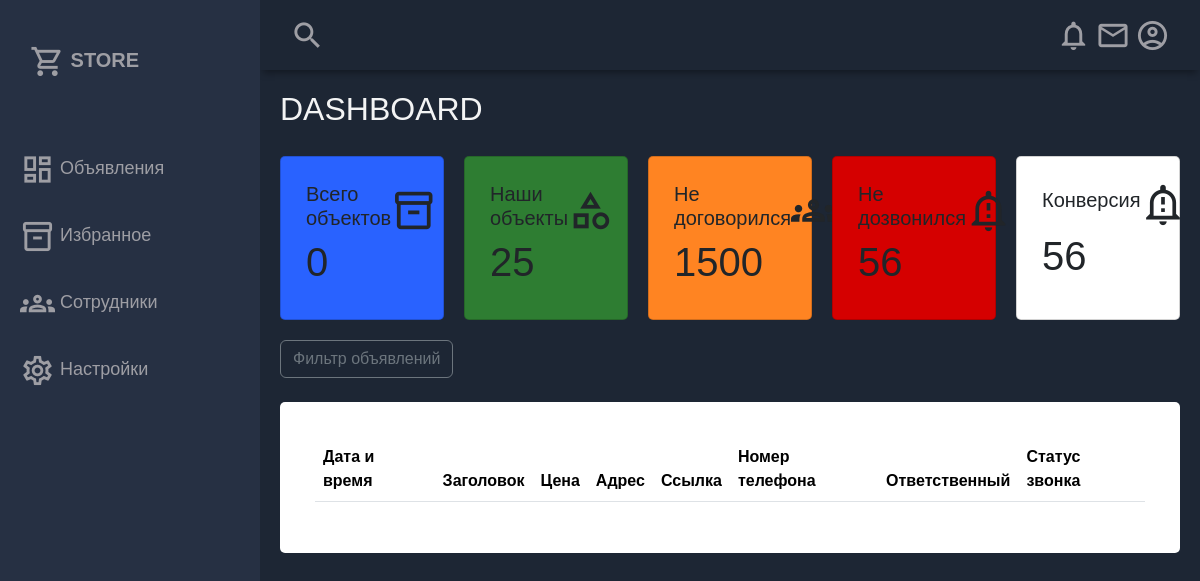
Page /manager/listings/ on the earlier database version.
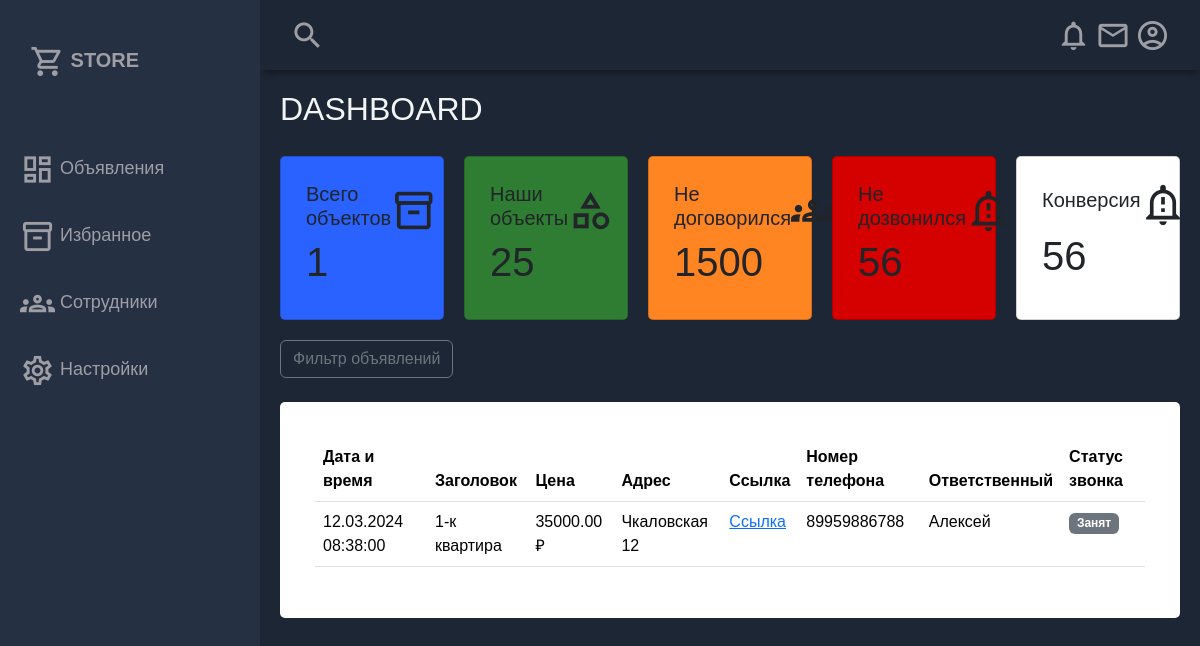
Same page on the later database version.
### crmapp/models.py (models this page shows)
class Listing(models.Model):
    NEW = 'Новое'
    MISSED = 'Не снял'
    NOT_REACHED = 'Не дозвонился'
    OUR_OBJECT = 'Наш объект'
    CALL_STATUS_CHOICES = [
        (NEW, 'Новое'),
        (MISSED, 'Не снял'),
        (NOT_REACHED, 'Не дозвонился'),
        (OUR_OBJECT, 'Наш объект'),
    ]
    title = models.CharField(max_length=255)
    price = models.DecimalField(max_digits=10, decimal_places=2)
    address = models.CharField(max_length=255)
    link = models.URLField(max_length=500)
    phone_number = models.CharField(max_length=20)
    responsible = models.ForeignKey(Employee, on_delete=models.CASCADE)
    call_status = models.CharField(max_length=100, choices=CALL_STATUS_CHOICES, default=NEW)
    created_at = models.DateTimeField(auto_now_add=True)
    agency = models.ForeignKey(Agency, on_delete=models.CASCADE)

class Employee(models.Model):
    user = models.OneToOneField(User, on_delete=models.CASCADE)
    manager = models.ForeignKey(Manager, on_delete=models.CASCADE)
    plain_password = models.CharField(max_length=255, blank=True) # не зашифрованный пароль для быстрого изменения/напоминания

### crmapp/views.py (the view)
# urls.py: path('manager/listings/', listings_admin, name='listings'),
def listings_admin(request): # manager/listings/ страница "Все объявления, интерфейс Менеджера"
    listings_count = Listing.objects.count()  # Получаем количество объектов из базы данных
    listings = Listing.objects.all().order_by('-id')  # Получаем все записи из БД, упорядоченные по ID
    return render(request, 'listing_manager.html', {'listings': listings, 'listings_count': listings_count})  # тестовая версия

### crmapp/templates/listing_manager.html (shortened to what this page needs)
{% extends "base.html" %}
{% block styles %}
  <link rel="stylesheet" type="text/css" href="https://cdn.datatables.net/1.11.3/css/dataTables.bootstrap5.min.css">
{% endblock %}
{% block content %}
<div class="main-title">
    <h2>DASHBOARD</h2>
</div>
<div class="main-cards">
    <div class="card">
        <div class="card-inner">
            <h5>Всего объектов</h5>
            <span class="material-icons-outlined">inventory_2</span>
        </div>
        <h1>{{ listings_count }}</h1>
    </div>
    <div class="card">
        <div class="card-inner">
            <h5>Наши объекты</h5>
            <span class="material-icons-outlined">category</span>
        </div>
        <h1>25</h1>
    </div>
    <div class="card">
        <div class="card-inner">
            <h5>Не договорился</h5>
            <span class="material-icons-outlined">groups</span>
        </div>
        <h1>1500</h1>
    </div>
    <div class="card">
        <div class="card-inner">
            <h5>Не дозвонился</h5>
            <span class="material-icons-outlined">notification_important</span>
        </div>
        <h1>56</h1>
    </div>
    <div class="card">
        <div class="card-inner">
            <h5>Конверсия</h5>
            <span class="material-icons-outlined">notification_important</span>
        </div>
        <h1>56</h1>
    </div>
</div>
<div class="mb-4">
    <button class="btn btn-outline-secondary me-2">Фильтр объявлений</button>
</div>
<div class="card-table">
    <div class="card-body">
        <table class="table" id="myTable">
            <thead>
            <tr>
                <th scope="col">Дата и время</th>
                <th scope="col">Заголовок</th>
                <th scope="col">Цена</th>
                <th scope="col">Адрес</th>
                <th scope="col">Ссылка</th>
                <th scope="col">Номер телефона</th>
                <th scope="col">Ответственный</th>
                <th scope="col">Статус звонка</th>
            </tr>
            </thead>
            <tbody>
            {% for listing in listings %}
            <tr>
                <td>{{ listing.created_at|date:"d.m.Y H:i:s" }}</td>
                <td>{{ listing.title }}</td>
                <td>{{ listing.price }} ₽</td>
                <td>{{ listing.address }}</td>
                <td><a href="{{ listing.link }}">Ссылка</a></td>
                <td>{{ listing.phone_number }}</td>
                <td>{{ listing.responsible.user.first_name }}</td>
                <td><span class="badge bg-secondary">{{ listing.call_status }}</span></td>
            </tr>
            {% endfor %}
            </tbody>
        </table>
    </div>
</div>
{% endblock %}

Differences in the rows shown:
added Listing: created_at "12.03.2024 08:38:00", title "1-к квартира", price "35000.00", address "Чкаловская 12", phone_number "89959886788", responsible.user.first_name "Алексей", call_status "Занят"
Other differences:
{{ listings_count }}: "0" → "1"
